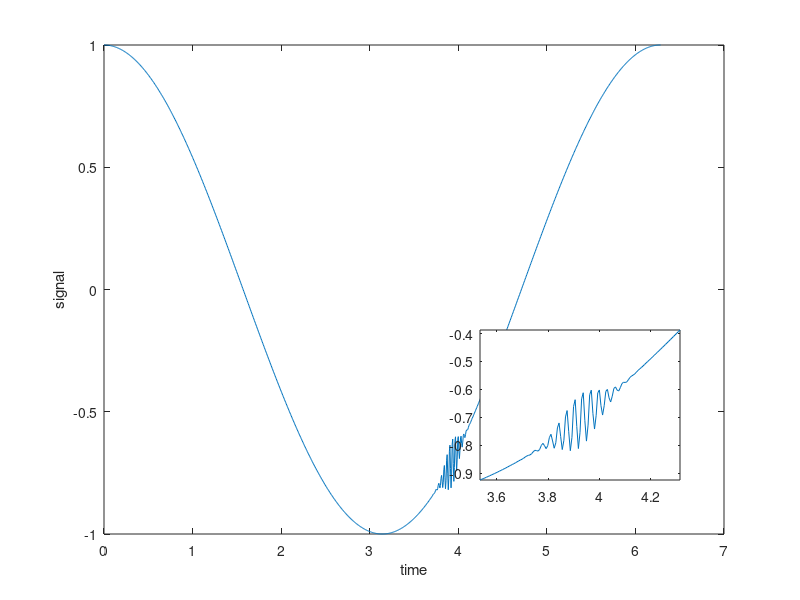

This figure's MATLAB source:
t = linspace(0,2*pi,1000); % values in time
x = cos(t); % a sinusoid
perturbation = 0.1*exp((-(t-5*pi/4).^2)/.01).*sin(200*t); % a perturbation
signal = x+perturbation; % a signal to plot
% plot signal on new figure
figure,plot(t,x+perturbation)
xlabel('time'),ylabel('signal')
% create a new pair of axes inside current figure
axes('position',[0.6 0.2 .25 .25])
box on % put box around new pair of axes
indexOfInterest = (t < 11*pi/8) & (t > 9*pi/8); % range of t near perturbation
plot(t(indexOfInterest),signal(indexOfInterest)) % plot on new axes
axis tight